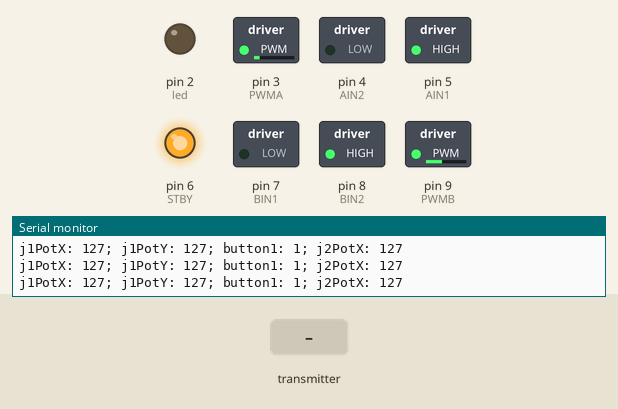
Recording of a sketch running on a simulated Arduino Uno, built with avr-gcc and run on an emulated ATmega328P. On the bench: switched loads named in the sketch (green lamp = pin HIGH), output pins drawn as LEDs (lit = HIGH), the last lines printed to the serial monitor. The test bench sets the inputs (shaded band). No radio packets arrive unless stated.

Above: at 1.7 s.
1.8 s: the transmitter starts sending j1PotX = 64
At 3.0 s:
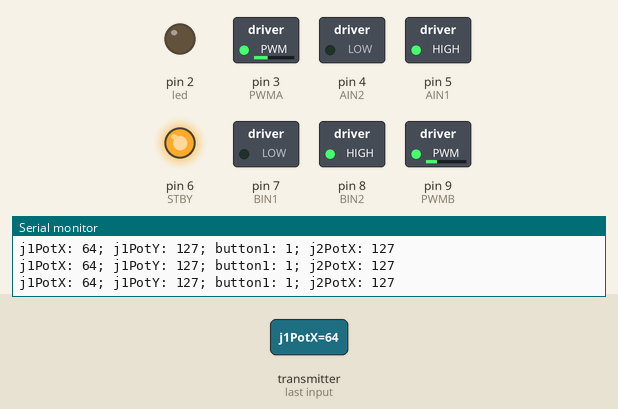
3.3 s: the transmitter starts sending j1PotY = 64
At 4.4 s:
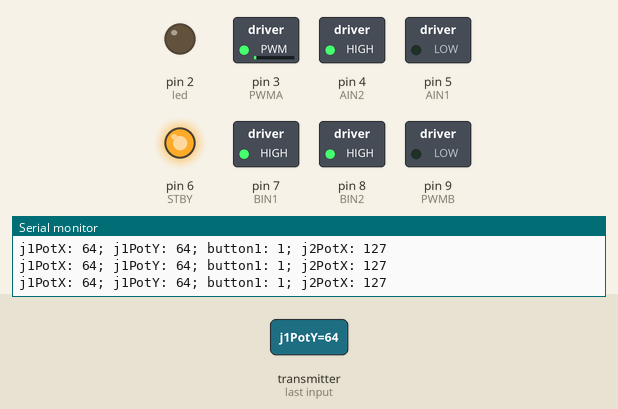
4.8 s: the transmitter starts sending j1PotX = 0
At 5.9 s:
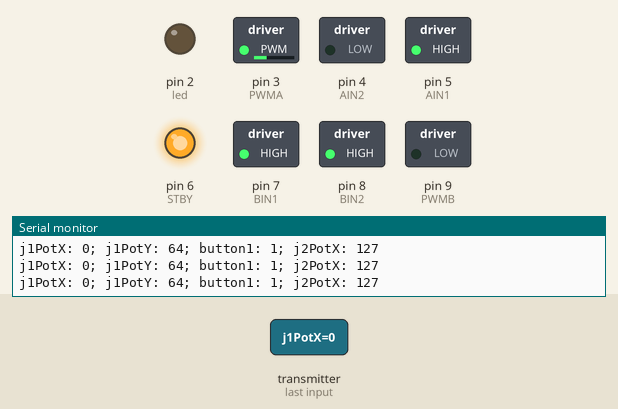
6.3 s: the transmitter starts sending j1PotY = 0
At 7.0 s:
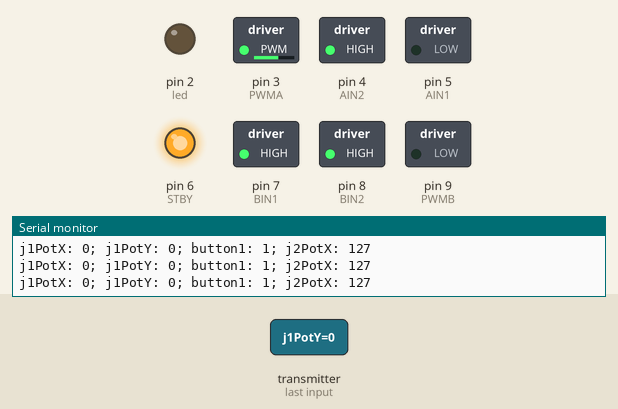
7.8 s: the transmitter starts sending j1PotX = 128
At 8.7 s:
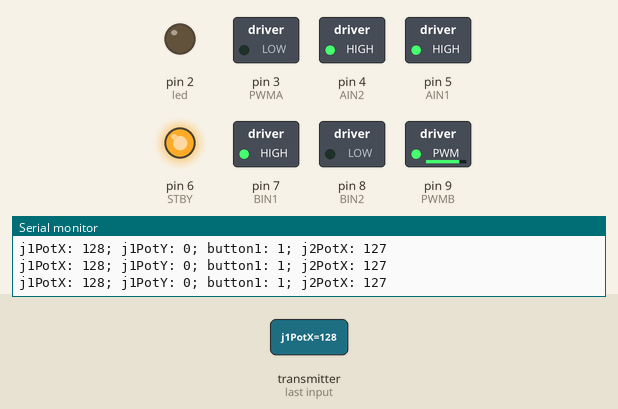
9.3 s: the transmitter starts sending j1PotX = 255
At 10.2 s:
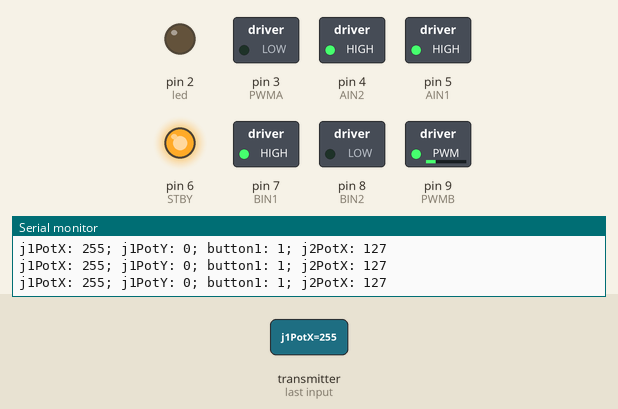
Timing chart, 0 to 11.8 s (numbered marks = the images above; inputs shaded):
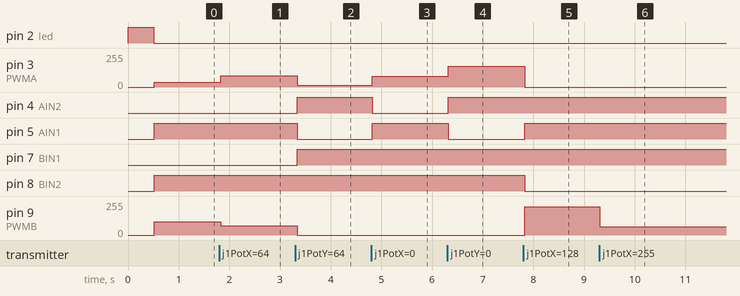

Measured:
- after the input at 1.8 s, pin 3 (PWMA): 35/255 → 86/255 at once; pin 9 (PWMB): 100/255 → 70/255 at once
- after the input at 3.3 s, pin 3 (PWMA): 86/255 → 13/255 at once; pin 4 (AIN2), pin 7 (BIN1): LOW → HIGH at once; pin 5 (AIN1): HIGH → LOW at once; pin 9 (PWMB): 70/255 → 0/255 at once
- after the input at 4.8 s, pin 3 (PWMA): 13/255 → 79/255 at once; pin 4 (AIN2): HIGH → LOW at once; pin 5 (AIN1): LOW → HIGH at once
- after the input at 6.3 s, pin 3 (PWMA): 79/255 → 155/255 at once; pin 4 (AIN2): LOW → HIGH at once; pin 5 (AIN1): HIGH → LOW at once
- after the input at 7.8 s, pin 3 (PWMA): 155/255 → 0/255 at once; pin 5 (AIN1): LOW → HIGH at once; pin 8 (BIN2): HIGH → LOW at once; pin 9 (PWMB): 0/255 → 211/255 at once
- after the input at 9.3 s, pin 9 (PWMB): 211/255 → 61/255 at once

The sketch:

FPV_car.ino
```cpp
#include <SPI.h>
#include <nRF24L01.h>
#include <RF24.h>
RF24 radio(A0, 10);   // nRF24L01 (CE, CSN)
unsigned long lastReceiveTime = 0;
unsigned long currentTime = 0;
#define PWMB 9
#define BIN2 8
#define BIN1 7
#define STBY 6
#define AIN1 5
#define AIN2 4
#define PWMA 3
int motorSpeedA = 0;
int motorSpeedB = 0;
int  xAxis, yAxis;
const byte address[6] = "00001";
int led = 2;
struct Data_Package {
  byte j1PotX;
  byte j1PotY;
  byte j1Button;
  byte j2PotX;
  byte j2PotY;
  byte j2Button;
  byte pot1;
  byte pot2;
  byte tSwitch1;
  byte tSwitch2;
  byte button1;
  byte button2;
  byte button3;
  byte button4;
};
Data_Package data; //Create a variable with the above structure
void setup() {
  // put your setup code here, to run once:
  Serial.begin(9600);
  radio.begin();
  radio.openReadingPipe(0, address);
  radio.setAutoAck(false);
  radio.setDataRate(RF24_250KBPS);
  radio.setPALevel(RF24_PA_LOW);
  radio.startListening(); //  Set the module as receiver
  resetData();

  Serial.println("ON UART");
  pinMode(led, OUTPUT);
  pinMode(PWMB, OUTPUT);
  pinMode(BIN2, OUTPUT);
  pinMode(BIN1, OUTPUT);
  pinMode(STBY, OUTPUT);
  pinMode(AIN1, OUTPUT);
  pinMode(AIN2, OUTPUT);
  pinMode(PWMA, OUTPUT);
  digitalWrite(STBY, 1);
  digitalWrite(led, 1);
  delay(500);
  digitalWrite(led,0);


}

void loop() {
  // put your main code here, to run repeatedly:
 if (radio.available()) {
    radio.read(&data, sizeof(Data_Package)); // Read the whole data and store it into the 'data' structure
    lastReceiveTime = millis(); // At this moment we have received the data
  }
  // Check whether we keep receving data, or we have a connection between the two modules
  currentTime = millis();
  if ( currentTime - lastReceiveTime > 1000 ) { // If current time is more then 1 second since we have recived the last data, that means we have lost connection
    resetData(); // If connection is lost, reset the data. It prevents unwanted behavior, for example if a drone has a throttle up and we lose connection, it can keep flying unless we reset the values
  }
  xAxis = data.j1PotX;
  yAxis = data.j1PotY;
  if (yAxis < 70) {
    // Set Motor A backward

    // Convert the declining Y-axis readings for going backward from 110 to 0 into 0 to 255 value for the PWM signal for increasing the motor speed
    motorSpeedA = map(yAxis, 70, 0, 0, -255);
    motorSpeedB = map(yAxis, 70, 0, 0, -255);
//    Serial.print(motorSpeedA);
//    Serial.print("  ");
//    Serial.println(yAxis);
  }
  else if (yAxis > 90) {
    // Set Motor A forward
//    digitalWrite(in1, LOW);
//    digitalWrite(in2, HIGH);
//    // Set Motor B forward
//    digitalWrite(in3, LOW);
//    digitalWrite(in4, HIGH);
    // Convert the increasing Y-axis readings for going forward from 140 to 255 into 0 to 255 value for the PWM signal for increasing the motor speed
    motorSpeedA = map(yAxis, 90, 175, 0, 180);
    motorSpeedB = map(yAxis, 90, 175, 0, 180);
  }
  // If joystick stays in middle the motors are not moving
  else {
    motorSpeedA = 0;
    motorSpeedB = 0;
  }
  // X-axis used for left and right control
  if (xAxis < 70) {
    // Convert the declining X-axis readings from 140 to 255 into increasing 0 to 255 value
    int xMapped = map(xAxis, 70, 0, 0, 100);
    // Move to left - decrease left motor speed, increase right motor speed
    motorSpeedA = motorSpeedA - xMapped;
    motorSpeedB = motorSpeedB + xMapped;
    // Confine the range from 0 to 255
    if (motorSpeedA < 0) {
      motorSpeedA = 0;
    }
    if (motorSpeedB > 255) {
      motorSpeedB = 255;
    }
  }
  if (xAxis > 90) {
    // Convert the increasing X-axis readings from 110 to 0 into 0 to 255 value
    int xMapped = map(xAxis, 90, 175, 0, 100);
    // Move right - decrease right motor speed, increase left motor speed
    motorSpeedA = motorSpeedA + xMapped;
    motorSpeedB = motorSpeedB - xMapped;
    // Confine the range from 0 to 255
    if (motorSpeedA > 100) {
      motorSpeedA = 100;
    }
    if (motorSpeedB < 0) {
      motorSpeedB = 0;
    }
  }
 Motor(motorSpeedA,motorSpeedB);

  // Print the data in the Serial Monitor
  Serial.print("j1PotX: ");
  Serial.print(data.j1PotX);
  Serial.print("; j1PotY: ");
  Serial.print(data.j1PotY);
  Serial.print("; button1: ");
  Serial.print(data.button1);
  Serial.print("; j2PotX: ");
  Serial.println(data.j2PotX);

}
void Motor(int zuun, int baruun)
{

  analogWrite(PWMA, abs(baruun));
  analogWrite(PWMB, abs(zuun));
  if (baruun < 0)
  {
    digitalWrite(AIN1, 0);
    digitalWrite(AIN2, 1);
  }
  else if (baruun > 0)
  {
    digitalWrite(AIN1, 1);
    digitalWrite(AIN2, 0);

  }
  else
  {
    digitalWrite(AIN1, 1);
    digitalWrite(AIN2, 1);

  }
  if (zuun > 0)
  {
    digitalWrite(BIN1, 0);
    digitalWrite(BIN2, 1);
  }
  else if (zuun < 0)
  {
    digitalWrite(BIN1, 1);
    digitalWrite(BIN2, 0);

  }
  else
  {
    digitalWrite(BIN1, 1);
    digitalWrite(BIN2, 1);

  }
}
void resetData() {
  // Reset the values when there is no radio connection - Set initial default values
  data.j1PotX = 127;
  data.j1PotY = 127;
  data.j2PotX = 127;
  data.j2PotY = 127;
  data.j1Button = 1;
  data.j2Button = 1;
  data.pot1 = 1;
  data.pot2 = 1;
  data.tSwitch1 = 1;
  data.tSwitch2 = 1;
  data.button1 = 1;
  data.button2 = 1;
  data.button3 = 1;
  data.button4 = 1;
}
void buzzer(int count) {
  for (int i = 0; i < count; i++) {
    digitalWrite(10, 1);
    delay(50);
    digitalWrite(10, 0);
    delay(50);

  }

}
```
